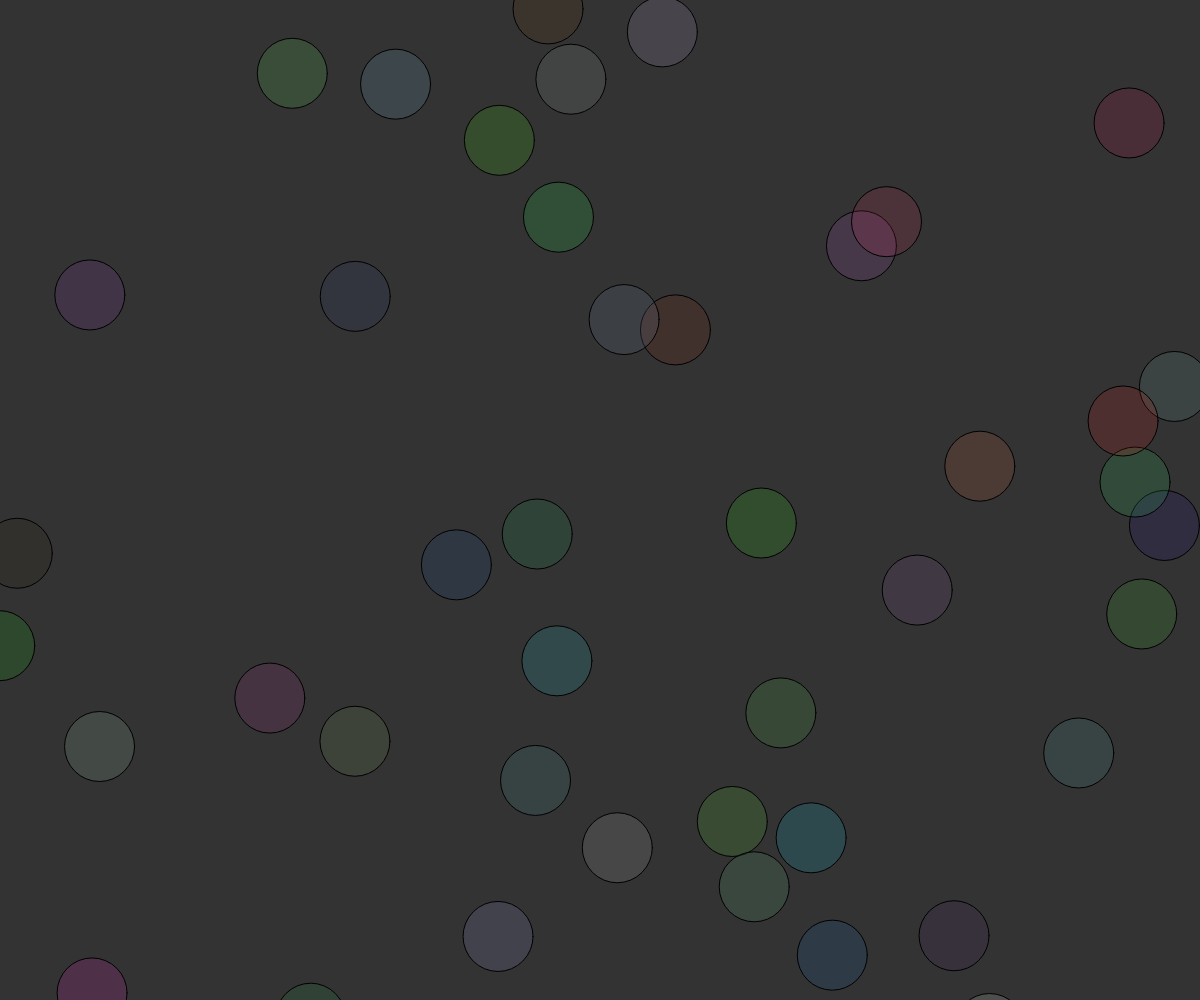
Frame 1 (no input)
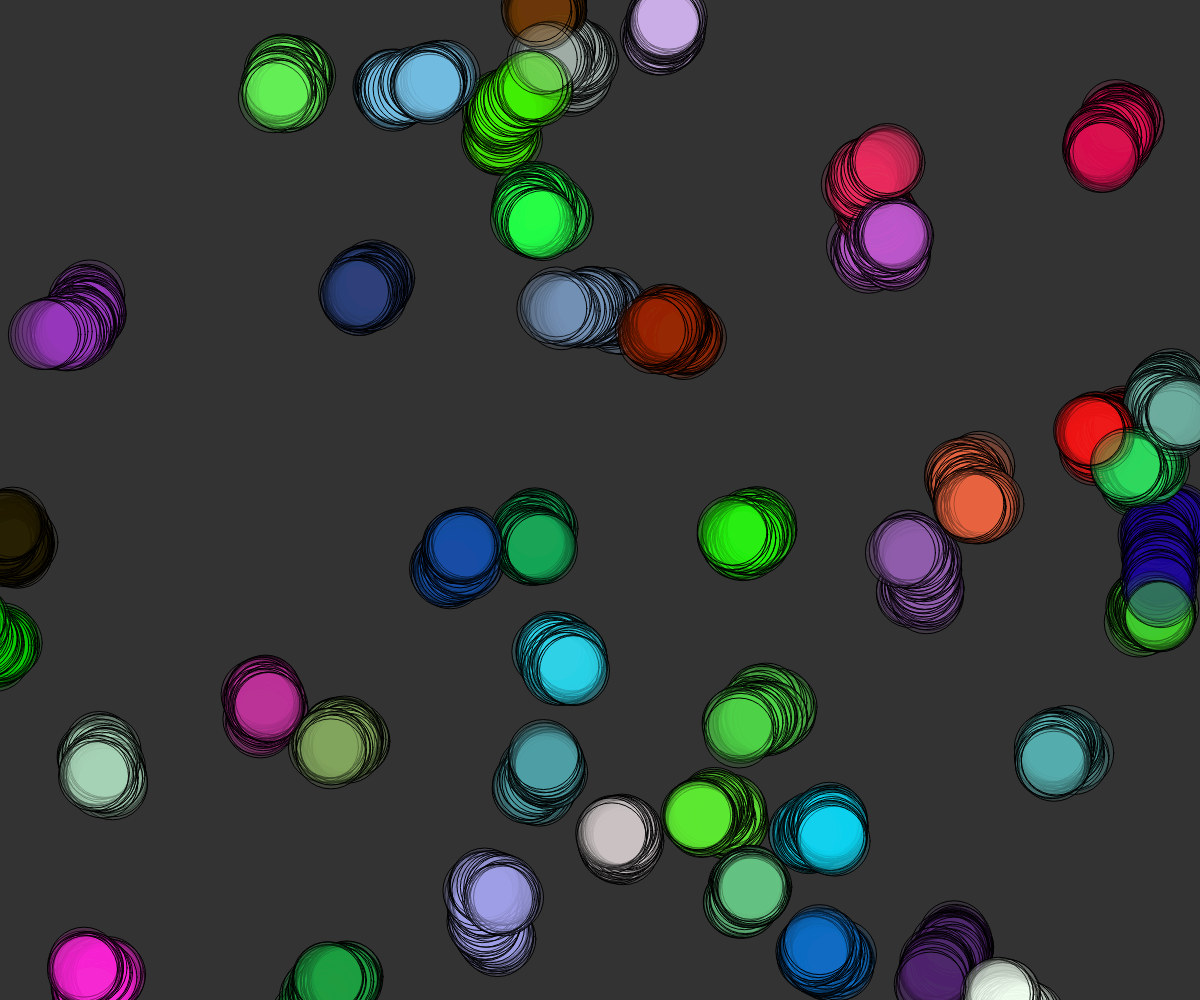
Frame 60 (no input)
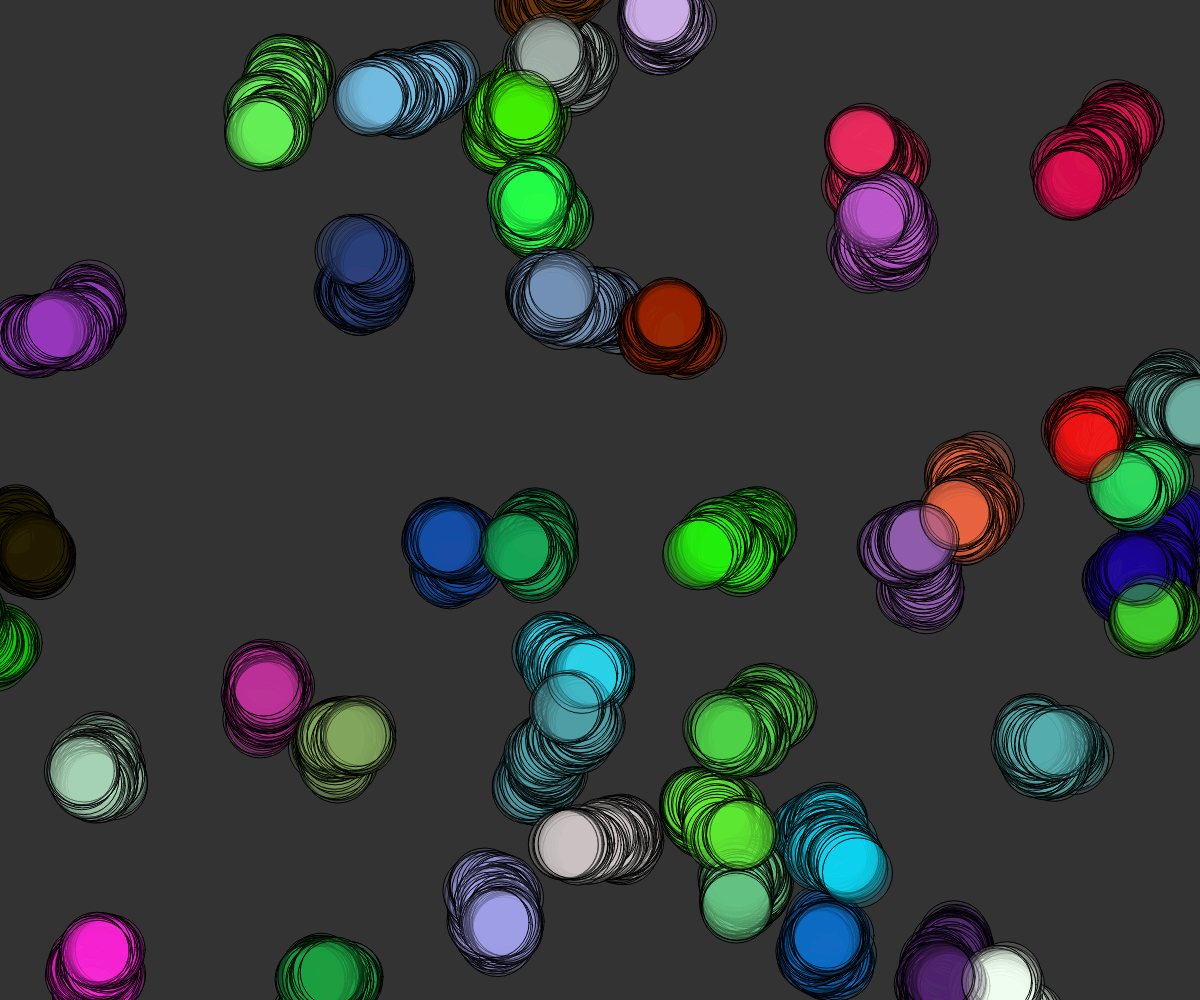
Frame 120 (the mouse pressed at the canvas centre since frame 60)

The p5.js sketch that drew these frames (run headless with seeded random() and noise() and a simulated clock; from frame 60 on, the mouse is pressed at the canvas centre):

// p5.js sketch
// ── sketch.js
let cells = [];
function setup() {
  createCanvas(innerWidth, innerHeight);
  for (let i = 0; i < 50; i++) {
    cells.push(new Cell());
  }
 background(51);
}

function draw() {
 
  for (const cell of cells) {
    cell.move();
    cell.show();
  }
}

function windowResized() {
  resizeCanvas(innerWidth, innerHeight);
}

function mousePressed(){
  for (let i = cells.length - 1; i >=0; i--) {
    let cell = cells[i];
    if(cell.clicked(mouseX, mouseY)){
      let childCellA = cell.mitosis();
      let childCellB = cell.mitosis();
      cells.push(childCellA);
      cells.push(childCellB);
      cells.splice(i, 1);
      console.log('CLICKED');
    }
  }
}

// ── cell.js
class Cell {
    constructor(_x, _y, _r) {
        this.x = _x || random(width);
        this.y = _y || random(width);
        this.r = _r || 70;
        this.col = color(random(255), random(255), random(255), 35);
    }

    move() {
        let velX = random(-5, 5);
        let velY = random(-5, 5);
        this.x += velX;
        this.y += velY;
    }

    show() {
        // noStroke();
        fill(this.col);
        ellipse(this.x, this.y, this.r)
    }

    mitosis() {
        this.x += random(- this.r, this.r);
        let cell = new Cell(this.x, this.y, this.r * 0.75);
        return cell;
    }

    clicked(x, y) {
        let d = dist(x, y, this.x, this.y);
        if (d < this.r) return true;
        else return false;
    }
}
